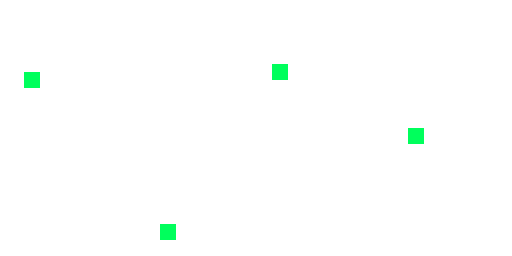

This game map was drawn from its Tiled (.tmx) file and the tilesets committed beside it. A one-line description and the full map source follow:
An orthogonal 64x32 tile map with 8x8 px tiles, 1 tile layer (Tile Layer 1).

<map version="1.9" tiledversion="1.9.2" orientation="orthogonal" renderorder="right-down" width="64" height="32" tilewidth="8" tileheight="8" infinite="0" nextlayerid="2" nextobjectid="1">
 <tileset firstgid="1" source="tileset.tsx" />
 <layer id="1" name="Tile Layer 1" width="64" height="32">
  <data encoding="csv">
1,1,1,1,1,1,1,1,1,1,1,1,1,1,1,1,1,1,1,1,1,1,1,1,1,1,1,1,1,1,1,1,1,1,1,1,1,1,1,1,1,1,1,1,1,1,1,1,1,1,1,1,1,1,1,1,1,1,1,1,1,1,1,1,
1,1,1,1,1,1,1,1,1,1,1,1,1,1,1,1,1,1,1,1,1,1,1,1,1,1,1,1,1,1,1,1,1,1,1,1,1,1,1,1,1,1,1,1,1,1,1,1,1,1,1,1,1,1,1,1,1,1,1,1,1,1,1,1,
1,1,1,1,1,1,1,1,1,1,1,1,1,1,1,1,1,1,1,1,1,1,1,1,1,1,1,1,1,1,1,1,1,1,1,1,1,1,1,1,1,1,1,1,1,1,1,1,1,1,1,1,1,1,1,1,1,1,1,1,1,1,1,1,
1,1,1,1,1,1,1,1,1,1,1,1,1,1,1,1,1,1,1,1,1,1,1,1,1,1,1,1,1,1,1,1,1,1,1,1,1,1,1,1,1,1,1,1,1,1,1,1,1,1,1,1,1,1,1,1,1,1,1,1,1,1,1,1,
1,1,1,1,1,1,1,1,1,1,1,1,1,1,1,1,1,1,1,1,1,1,1,1,1,1,1,1,1,1,1,1,1,1,1,1,1,1,1,1,1,1,1,1,1,1,1,1,1,1,1,1,1,1,1,1,1,1,1,1,1,1,1,1,
1,1,1,1,1,1,1,1,1,1,1,1,1,1,1,1,1,1,1,1,1,1,1,1,1,1,1,1,1,1,1,1,1,1,1,1,1,1,1,1,1,1,1,1,1,1,1,1,1,1,1,1,1,1,1,1,1,1,1,1,1,1,1,1,
1,1,1,1,1,1,1,1,1,1,1,1,1,1,1,1,1,1,1,1,1,1,1,1,1,1,1,1,1,1,1,1,1,1,1,1,1,1,1,1,1,1,1,1,1,1,1,1,1,1,1,1,1,1,1,1,1,1,1,1,1,1,1,1,
1,1,1,1,1,1,1,1,1,1,1,1,1,1,1,1,1,1,1,1,1,1,1,1,1,1,1,1,1,1,1,1,1,1,1,1,1,1,1,1,1,1,1,1,1,1,1,1,1,1,1,1,1,1,1,1,1,1,1,1,1,1,1,1,
1,1,1,1,1,1,1,1,1,1,1,1,1,1,1,1,1,1,1,1,1,1,1,1,1,1,1,1,1,1,1,1,1,1,2,2,1,1,1,1,1,1,1,1,1,1,1,1,1,1,1,1,1,1,1,1,1,1,1,1,1,1,1,1,
1,1,1,2,2,1,1,1,1,1,1,1,1,1,1,1,1,1,1,1,1,1,1,1,1,1,1,1,1,1,1,1,1,1,2,2,1,1,1,1,1,1,1,1,1,1,1,1,1,1,1,1,1,1,1,1,1,1,1,1,1,1,1,1,
1,1,1,2,2,1,1,1,1,1,1,1,1,1,1,1,1,1,1,1,1,1,1,1,1,1,1,1,1,1,1,1,1,1,1,1,1,1,1,1,1,1,1,1,1,1,1,1,1,1,1,1,1,1,1,1,1,1,1,1,1,1,1,1,
1,1,1,1,1,1,1,1,1,1,1,1,1,1,1,1,1,1,1,1,1,1,1,1,1,1,1,1,1,1,1,1,1,1,1,1,1,1,1,1,1,1,1,1,1,1,1,1,1,1,1,1,1,1,1,1,1,1,1,1,1,1,1,1,
1,1,1,1,1,1,1,1,1,1,1,1,1,1,1,1,1,1,1,1,1,1,1,1,1,1,1,1,1,1,1,1,1,1,1,1,1,1,1,1,1,1,1,1,1,1,1,1,1,1,1,1,1,1,1,1,1,1,1,1,1,1,1,1,
1,1,1,1,1,1,1,1,1,1,1,1,1,1,1,1,1,1,1,1,1,1,1,1,1,1,1,1,1,1,1,1,1,1,1,1,1,1,1,1,1,1,1,1,1,1,1,1,1,1,1,1,1,1,1,1,1,1,1,1,1,1,1,1,
1,1,1,1,1,1,1,1,1,1,1,1,1,1,1,1,1,1,1,1,1,1,1,1,1,1,1,1,1,1,1,1,1,1,1,1,1,1,1,1,1,1,1,1,1,1,1,1,1,1,1,1,1,1,1,1,1,1,1,1,1,1,1,1,
1,1,1,1,1,1,1,1,1,1,1,1,1,1,1,1,1,1,1,1,1,1,1,1,1,1,1,1,1,1,1,1,1,1,1,1,1,1,1,1,1,1,1,1,1,1,1,1,1,1,1,1,1,1,1,1,1,1,1,1,1,1,1,1,
1,1,1,1,1,1,1,1,1,1,1,1,1,1,1,1,1,1,1,1,1,1,1,1,1,1,1,1,1,1,1,1,1,1,1,1,1,1,1,1,1,1,1,1,1,1,1,1,1,1,1,2,2,1,1,1,1,1,1,1,1,1,1,1,
1,1,1,1,1,1,1,1,1,1,1,1,1,1,1,1,1,1,1,1,1,1,1,1,1,1,1,1,1,1,1,1,1,1,1,1,1,1,1,1,1,1,1,1,1,1,1,1,1,1,1,2,2,1,1,1,1,1,1,1,1,1,1,1,
1,1,1,1,1,1,1,1,1,1,1,1,1,1,1,1,1,1,1,1,1,1,1,1,1,1,1,1,1,1,1,1,1,1,1,1,1,1,1,1,1,1,1,1,1,1,1,1,1,1,1,1,1,1,1,1,1,1,1,1,1,1,1,1,
1,1,1,1,1,1,1,1,1,1,1,1,1,1,1,1,1,1,1,1,1,1,1,1,1,1,1,1,1,1,1,1,1,1,1,1,1,1,1,1,1,1,1,1,1,1,1,1,1,1,1,1,1,1,1,1,1,1,1,1,1,1,1,1,
1,1,1,1,1,1,1,1,1,1,1,1,1,1,1,1,1,1,1,1,1,1,1,1,1,1,1,1,1,1,1,1,1,1,1,1,1,1,1,1,1,1,1,1,1,1,1,1,1,1,1,1,1,1,1,1,1,1,1,1,1,1,1,1,
1,1,1,1,1,1,1,1,1,1,1,1,1,1,1,1,1,1,1,1,1,1,1,1,1,1,1,1,1,1,1,1,1,1,1,1,1,1,1,1,1,1,1,1,1,1,1,1,1,1,1,1,1,1,1,1,1,1,1,1,1,1,1,1,
1,1,1,1,1,1,1,1,1,1,1,1,1,1,1,1,1,1,1,1,1,1,1,1,1,1,1,1,1,1,1,1,1,1,1,1,1,1,1,1,1,1,1,1,1,1,1,1,1,1,1,1,1,1,1,1,1,1,1,1,1,1,1,1,
1,1,1,1,1,1,1,1,1,1,1,1,1,1,1,1,1,1,1,1,1,1,1,1,1,1,1,1,1,1,1,1,1,1,1,1,1,1,1,1,1,1,1,1,1,1,1,1,1,1,1,1,1,1,1,1,1,1,1,1,1,1,1,1,
1,1,1,1,1,1,1,1,1,1,1,1,1,1,1,1,1,1,1,1,1,1,1,1,1,1,1,1,1,1,1,1,1,1,1,1,1,1,1,1,1,1,1,1,1,1,1,1,1,1,1,1,1,1,1,1,1,1,1,1,1,1,1,1,
1,1,1,1,1,1,1,1,1,1,1,1,1,1,1,1,1,1,1,1,1,1,1,1,1,1,1,1,1,1,1,1,1,1,1,1,1,1,1,1,1,1,1,1,1,1,1,1,1,1,1,1,1,1,1,1,1,1,1,1,1,1,1,1,
1,1,1,1,1,1,1,1,1,1,1,1,1,1,1,1,1,1,1,1,1,1,1,1,1,1,1,1,1,1,1,1,1,1,1,1,1,1,1,1,1,1,1,1,1,1,1,1,1,1,1,1,1,1,1,1,1,1,1,1,1,1,1,1,
1,1,1,1,1,1,1,1,1,1,1,1,1,1,1,1,1,1,1,1,1,1,1,1,1,1,1,1,1,1,1,1,1,1,1,1,1,1,1,1,1,1,1,1,1,1,1,1,1,1,1,1,1,1,1,1,1,1,1,1,1,1,1,1,
1,1,1,1,1,1,1,1,1,1,1,1,1,1,1,1,1,1,1,1,2,2,1,1,1,1,1,1,1,1,1,1,1,1,1,1,1,1,1,1,1,1,1,1,1,1,1,1,1,1,1,1,1,1,1,1,1,1,1,1,1,1,1,1,
1,1,1,1,1,1,1,1,1,1,1,1,1,1,1,1,1,1,1,1,2,2,1,1,1,1,1,1,1,1,1,1,1,1,1,1,1,1,1,1,1,1,1,1,1,1,1,1,1,1,1,1,1,1,1,1,1,1,1,1,1,1,1,1,
1,1,1,1,1,1,1,1,1,1,1,1,1,1,1,1,1,1,1,1,1,1,1,1,1,1,1,1,1,1,1,1,1,1,1,1,1,1,1,1,1,1,1,1,1,1,1,1,1,1,1,1,1,1,1,1,1,1,1,1,1,1,1,1,
1,1,1,1,1,1,1,1,1,1,1,1,1,1,1,1,1,1,1,1,1,1,1,1,1,1,1,1,1,1,1,1,1,1,1,1,1,1,1,1,1,1,1,1,1,1,1,1,1,1,1,1,1,1,1,1,1,1,1,1,1,1,1,1
</data>
 </layer>
</map>
